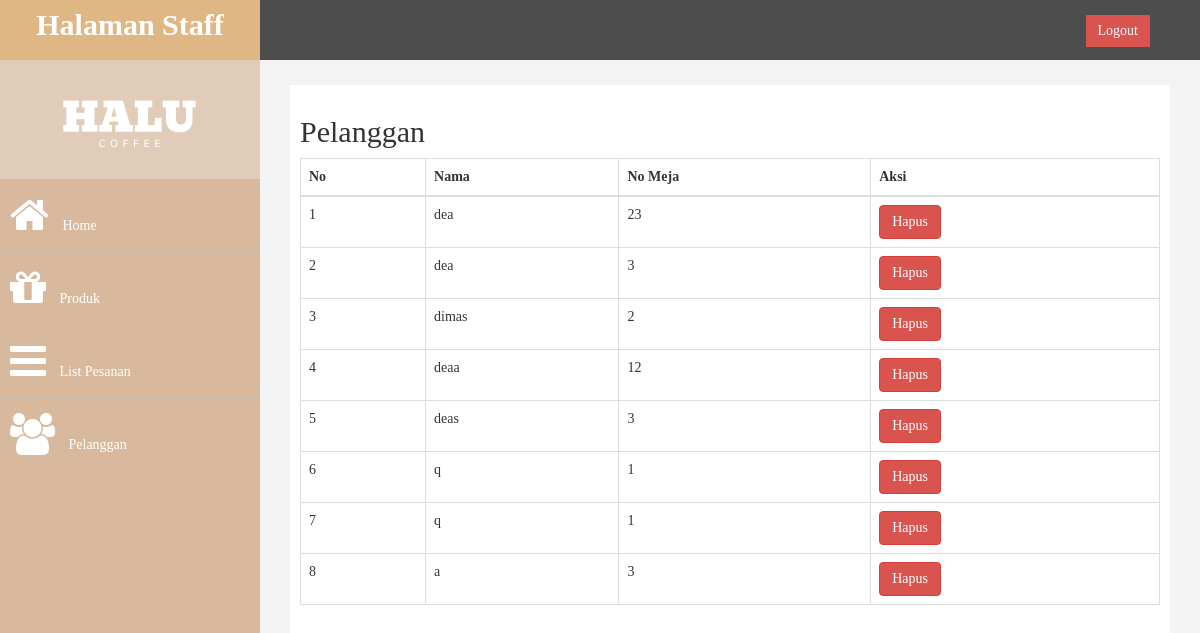
Page /admin/index.php?halaman=pelanggan (signed in) on the committed database.
### tables this page shows
CREATE TABLE `pelanggan` (
  `id_pelanggan` int(255) NOT NULL,
  `nama_pelanggan` varchar(50) DEFAULT NULL,
  `no_meja` varchar(100) DEFAULT NULL
);

### admin/pelanggan.php (the view, shortened to what this page needs)
<h2>Pelanggan</h2>
<div class="table-responsive">
	<table class="table table-bordered">
		<thead>
			<tr>
				<th>No</th>
				<th>Nama</th>
				<th>No Meja</th>
				<th>Aksi</th>
			</tr>
		</thead>
		<tbody>
			<?php $no=1; ?>
			<?php $query=$conn->query("SELECT * FROM pelanggan"); ?>
			<?php while ($data=$query->fetch_assoc()) {
				?>
				<tr>
					<td><?php echo $no++; ?></td>
					<td><?php echo $data['nama_pelanggan']; ?></td>
					<td><?php echo $data['no_meja']; ?></td>
					<td>
						<a href="index.php?halaman=hapuspelanggan&id=<?php echo $data['id_pelanggan']; ?>" class="btn btn-danger">Hapus</a>
					</td>
				</tr>
				<?php
			} ?>
		</tbody>
	</table>
</div>

### admin/assets/css/custom.css (style rules this page uses)
body { font-family: Poppins-Regular; }
h2 { color: #333; }

### rows in the picture
pelanggan: nama_pelanggan "dea", no_meja "23"
pelanggan: nama_pelanggan "dea", no_meja "3"
pelanggan: nama_pelanggan "dimas", no_meja "2"
pelanggan: nama_pelanggan "deaa", no_meja "12"
pelanggan: nama_pelanggan "deas", no_meja "3"
pelanggan: nama_pelanggan "q", no_meja "1"
pelanggan: nama_pelanggan "q", no_meja "1"
pelanggan: nama_pelanggan "a", no_meja "3"
